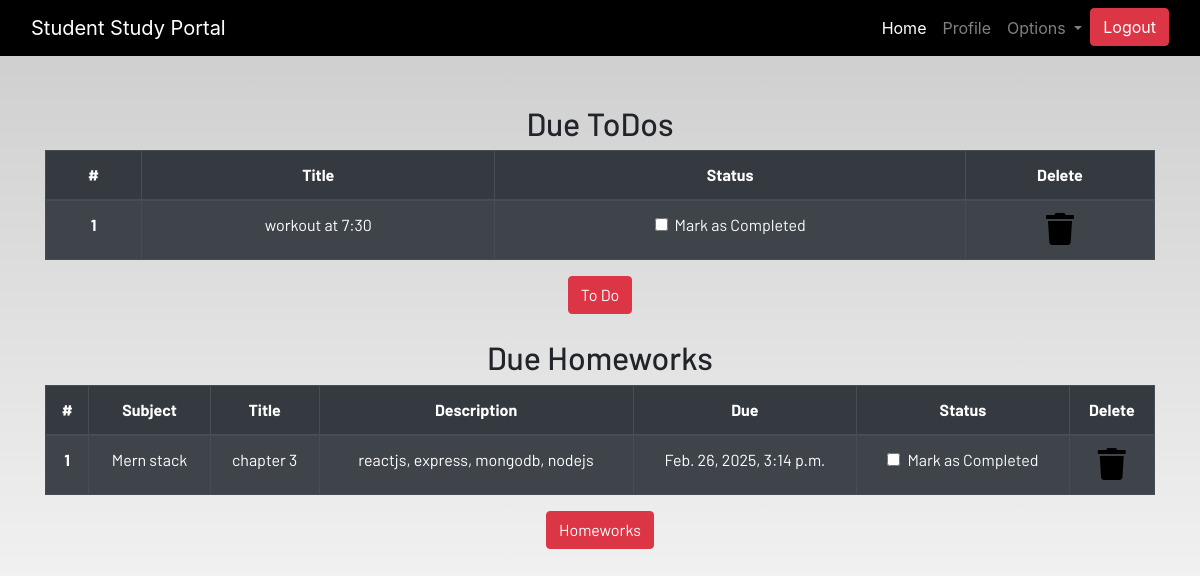
/profile/ (signed in), run on the app's committed database.
### dashboard/models.py (models this page shows, shortened)
class Todo(models.Model):
    user = models.ForeignKey(User, on_delete=models.CASCADE)
    title = models.CharField(max_length=100)
    is_finished = models.BooleanField(default=False)

class Homework(models.Model):
    user = models.ForeignKey(User, on_delete=models.CASCADE)
    subject = models.CharField(max_length=50)
    title = models.CharField(max_length= 100)
    description = models.TextField()
    due = models.DateTimeField()
    is_finished = models.BooleanField(default=False)

### dashboard/views.py (the view)
# urls.py: path('profile/', dash_views.profile, name='profile'),
@login_required
def profile(request):
    homeworks = Homework.objects.filter(is_finished = False, user = request.user)
    todos = Todo.objects.filter(is_finished = False, user = request.user)
    if len(homeworks) == 0:
        homework_done = True
    else:
        homework_done = False
    if len(todos) == 0:
        todo_done = True
    else:
        todo_done = False
    context = {
       'homeworks': homeworks,
       'todos': todos,
       'homework_done' : homework_done,
       'todo_done': todo_done
    }
    return render(request, 'dashboard/profile.html', context)

### dashboard/templates/dashboard/profile.html
{% extends 'dashboard/base.html' %}
{% load static %}
{% load crispy_forms_tags %}
{% block content %}
<section class="text-center">
    <div class="container">
        {% if not todo_done %}
        <h2>Due ToDos</h2>
        <table class="table table-striped table-bordered table-hover table-dark">
            <thead>
                <tr>
                    <th scope="col">#</th>
                    <th scope="col">Title</th>
                    <th scope="col">Status</th>
                    <th scope="col">Delete</th>
                </tr>
            </thead>
            <tbody>
                {% for todo in todos %}
                <tr>
                    <th scope="row">{{ forloop.counter }}</th>
                    <td>{{ todo.title }}</td>
                    <td>
                        <a href="{% url 'update-todo' todo.id %}">
                            <div class="form-check">
                                {% if todo.is_finished == True %}
                                <input class="form-check-input" type="checkbox" value="" checked>
                                {% else %}
                                <input class="form-check-input" type="checkbox" value="">
                                {% endif %}
                                <label class="form-check-label text-light" for="flexCheckDefault">
                                    Mark as Completed
                                </label>
                            </div>
                        </a>
                    </td>
                    <td>
                        <a href="{% url 'delete-todo' todo.id %}">
                            <i class="fa fa-trash fa-2x"></i>
                        </a>
                    </td>
                </tr>
                {% endfor %}
            </tbody>
        </table>
        {% else %}
        <h3>All ToDos are completed!!!!</h3>
        {% endif %}
        <a href="{% url 'todo' %}" class="btn btn-danger">To Do</a>
        <br><br>
        {% if not homework_done %}
        <h2>Due Homeworks</h2>
        <table class="table table-striped table-bordered table-hover table-dark">
            <thead>
                <tr>
                    <th scope="col">#</th>
                    <th scope="col">Subject</th>
                    <th scope="col">Title</th>
                    <th scope="col">Description</th>
                    <th scope="col">Due</th>
                    <th scope="col">Status</th>
                    <th scope="col">Delete</th>
                </tr>
            </thead>
            <tbody>
                {% for homework in homeworks %}
                <tr>
                    <th scope="row">{{ forloop.counter }}</th>
                    <td>{{ homework.subject }}</td>
                    <td>{{ homework.title }}</td>
                    <td>{{ homework.description }}</td>
                    <td>{{ homework.due }}</td>
                    <td>
                        <a href="{% url 'update-homework' homework.id %}">
                            <div class="form-check">
                                {% if homework.is_finished == True %}
                                <input class="form-check-input" type="checkbox" value="" checked>
                                {% else %}
                                <input class="form-check-input" type="checkbox" value="">
                                {% endif %}
                                <label class="form-check-label text-light" for="flexCheckDefault">
                                    Mark as Completed
                                </label>
                            </div>
                        </a>
                    </td>
                    <td>
                        <a href="{% url 'delete-homework' homework.id %}">
                            <i class="fa fa-trash fa-2x"></i>
                        </a>
                    </td>
                </tr>
                {% endfor %}
            </tbody>
        </table>
        {% else %}
        <h3>All Homeworks are completed!!!!</h3>
        {% endif %}
        <a href="{% url 'homework' %}" class="btn btn-danger">Homeworks</a>
    </div>
</section>
{% endblock content %}

### static/css/main.css (style rules this page uses)
html { scroll-behavior: smooth; height: 100%; width: 100%; }
a { text-decoration: none !important; color: black; }
html, body { max-width: 100%; overflow-x: hidden; height: 100%; width: 100%; }
body { background: linear-gradient(rgba(0, 0, 0, 0.2), rgba(255, 255, 255, 0.5)); overflow-x: hidden; background-repeat: no-repeat; }
.fa { color: black; }

### data on the page
Todo: title "workout at 7:30"
Homework: subject "Mern stack", title "chapter 3", description "reactjs, express, mongodb, nodejs", due "Feb. 26, 2025, 3:14 p.m."
